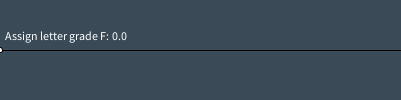
Frame 1 (no input)
Frame 60 (the mouse pressed at the canvas centre just before this capture): identical to frame 1, image omitted
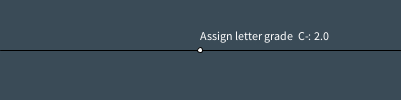
Frame 120 (the mouse held since frame 60 and released just before this capture)

The Processing sketch that drew these frames (run headless with seeded random() and noise(); from frame 60 on, the mouse is pressed at the canvas centre):

// Processing sketch: gradeApp
// ── gradeApp.pde
void setup() {
  size(401, 100);
}

void draw() {
  background(#3A4B57);
  line(0, 50, width, 50);
  ellipse(mouseX, 50, 5, 5);
  assignGrade(mouseX);
}

void assignGrade(float grade) {
  if (mouseX > width/2) {
    textAlign(RIGHT);
  } else {
    textAlign(LEFT);
  }

  grade *= 0.01;
  if (grade >= 3.51) {
    text("Assign letter grade A: " + grade, mouseX - 5, 40);
  } else if (grade >= 3.00) {
    text("Assign letter grade A-: " + grade, mouseX, 40);
  } else if (grade >= 2.84) {
    text("Assign letter grade B+: " + grade, mouseX, 40);
  } else if (grade >= 2.67) {
    text("Assign letter grade B: " + grade, mouseX, 40);
  } else if (grade >= 2.50) {
    text("Assign letter grade B-: " + grade, mouseX, 40);
  } else if (grade >= 2.34) {
    text("Assign letter grade C+: " + grade, mouseX, 40);
  } else if (grade >= 2.17) {
    text("Assign letter grade C: " + grade, mouseX, 40);
  } else if (grade >= 2.00) {
    text("Assign letter grade  C-: " + grade, mouseX, 40);
  } else if (grade >= 1.66) {
    text("Assign letter grade D+: " + grade, mouseX, 40);
  } else if (grade >= 1.33) {
    text("Assign letter grade D: " + grade, mouseX, 40);
  } else if (grade >= 1.00) {
    text("Assign letter grade D-: " + grade, mouseX, 40);
  } else {
    text("Assign letter grade F: " + grade, mouseX + 5, 40);
  }
}
